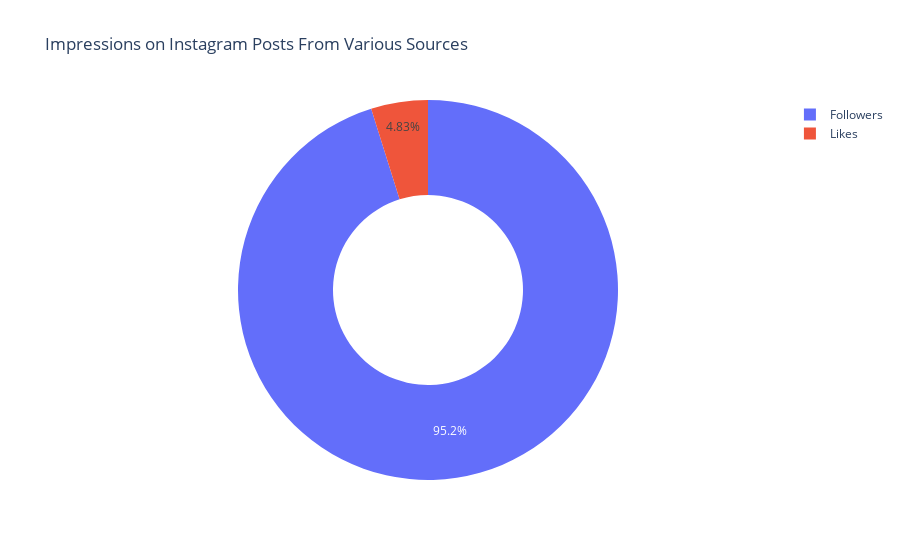

Here is the notebook cell this chart was saved with:
### Code cell
## Relation between Likes and Followers

followers = data["Followers"].sum()
likes = data["Likes"].sum()

labels = ['Followers', 'Likes']
values = [followers, likes]

fig = px.pie(data, values=values, names=labels,
             title='Impressions on Instagram Posts From Various Sources', hole=0.5)
fig.show()

### Figure 1 — Plotly figure (JSON) as saved in the notebook; plotly's stock layout.template omitted (floating-point values rounded to 4 significant figures)
{"data": [{"domain": {"x": [0, 1], "y": [0, 1]}, "hole": 0.5, "hovertemplate": "label=%{label}<br>value=%{value}<extra></extra>", "labels": ["Followers", "Likes"], "legendgroup": "", "name": "", "showlegend": true, "type": "pie", "values": [88607, 4501]}], "layout": {"legend": {"tracegroupgap": 0}, "title": {"text": "Impressions on Instagram Posts From Various Sources"}}}
